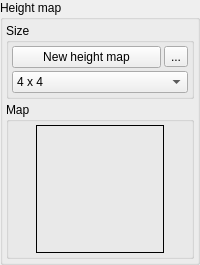
               <widget class="GroupBox" name="groupBox_15">
                <property name="title">
                 <string>Height map</string>
                </property>
                <layout class="QGridLayout" name="gridLayout_30">
                 <property name="leftMargin">
                  <number>3</number>
                 </property>
                 <property name="topMargin">
                  <number>3</number>
                 </property>
                 <property name="rightMargin">
                  <number>3</number>
                 </property>
                 <property name="bottomMargin">
                  <number>3</number>
                 </property>
                 <property name="spacing">
                  <number>3</number>
                 </property>
                 <item row="0" column="0">
                  <widget class="GroupBox" name="groupBox_29">
                   <property name="title">
                    <string>Size</string>
                   </property>
                   <layout class="QGridLayout" name="gridLayout_35">
                    <property name="leftMargin">
                     <number>3</number>
                    </property>
                    <property name="topMargin">
                     <number>3</number>
                    </property>
                    <property name="rightMargin">
                     <number>3</number>
                    </property>
                    <property name="bottomMargin">
                     <number>3</number>
                    </property>
                    <property name="spacing">
                     <number>3</number>
                    </property>
                    <item row="0" column="0">
                     <widget class="QPushButton" name="NewHeightMap">
                      <property name="text">
                       <string>New height map</string>
                      </property>
                     </widget>
                    </item>
                    <item row="0" column="1">
                     <widget class="QToolButton" name="SaveHeightMap">
                      <property name="text">
                       <string>...</string>
                      </property>
                      <property name="icon">
                       <iconset resource="geditor.qrc">
                        <normaloff>:/Resources/MetroStyle/save_as.png</normaloff>:/Resources/MetroStyle/save_as.png</iconset>
                      </property>
                     </widget>
                    </item>
                    <item row="1" column="0" colspan="2">
                     <widget class="QComboBox" name="BaseHeightMapSize">
                      <item>
                       <property name="text">
                        <string>4 x 4</string>
                       </property>
                       <property name="icon">
                        <iconset resource="geditor.qrc">
                         <normaloff>:/Resources/MetroStyle/appbar.arrow.expand.png</normaloff>:/Resources/MetroStyle/appbar.arrow.expand.png</iconset>
                       </property>
                      </item>
                      <item>
                       <property name="text">
                        <string>8 x 8</string>
                       </property>
                       <property name="icon">
                        <iconset resource="geditor.qrc">
                         <normaloff>:/Resources/MetroStyle/appbar.arrow.expand.png</normaloff>:/Resources/MetroStyle/appbar.arrow.expand.png</iconset>
                       </property>
                      </item>
                      <item>
                       <property name="text">
                        <string>16 x 16</string>
                       </property>
                       <property name="icon">
                        <iconset resource="geditor.qrc">
                         <normaloff>:/Resources/MetroStyle/appbar.arrow.expand.png</normaloff>:/Resources/MetroStyle/appbar.arrow.expand.png</iconset>
                       </property>
                      </item>
                      <item>
                       <property name="text">
                        <string>32 x 32</string>
                       </property>
                       <property name="icon">
                        <iconset resource="geditor.qrc">
                         <normaloff>:/Resources/MetroStyle/appbar.arrow.expand.png</normaloff>:/Resources/MetroStyle/appbar.arrow.expand.png</iconset>
                       </property>
                      </item>
                      <item>
                       <property name="text">
                        <string>64 x 64</string>
                       </property>
                       <property name="icon">
                        <iconset resource="geditor.qrc">
                         <normaloff>:/Resources/MetroStyle/appbar.arrow.expand.png</normaloff>:/Resources/MetroStyle/appbar.arrow.expand.png</iconset>
                       </property>
                      </item>
                      <item>
                       <property name="text">
                        <string>128 x 128</string>
                       </property>
                       <property name="icon">
                        <iconset resource="geditor.qrc">
                         <normaloff>:/Resources/MetroStyle/appbar.arrow.expand.png</normaloff>:/Resources/MetroStyle/appbar.arrow.expand.png</iconset>
                       </property>
                      </item>
                      <item>
                       <property name="text">
                        <string>256 x 256</string>
                       </property>
                       <property name="icon">
                        <iconset resource="geditor.qrc">
                         <normaloff>:/Resources/MetroStyle/appbar.arrow.expand.png</normaloff>:/Resources/MetroStyle/appbar.arrow.expand.png</iconset>
                       </property>
                      </item>
                      <item>
                       <property name="text">
                        <string>512 x 512</string>
                       </property>
                       <property name="icon">
                        <iconset resource="geditor.qrc">
                         <normaloff>:/Resources/MetroStyle/appbar.arrow.expand.png</normaloff>:/Resources/MetroStyle/appbar.arrow.expand.png</iconset>
                       </property>
                      </item>
                      <item>
                       <property name="text">
                        <string>1024 x 1024</string>
                       </property>
                       <property name="icon">
                        <iconset resource="geditor.qrc">
                         <normaloff>:/Resources/MetroStyle/appbar.arrow.expand.png</normaloff>:/Resources/MetroStyle/appbar.arrow.expand.png</iconset>
                       </property>
                      </item>
                      <item>
                       <property name="text">
                        <string>2048 x 2048</string>
                       </property>
                       <property name="icon">
                        <iconset resource="geditor.qrc">
                         <normaloff>:/Resources/MetroStyle/appbar.arrow.expand.png</normaloff>:/Resources/MetroStyle/appbar.arrow.expand.png</iconset>
                       </property>
                      </item>
                      <item>
                       <property name="text">
                        <string>4096 x 4096</string>
                       </property>
                       <property name="icon">
                        <iconset resource="geditor.qrc">
                         <normaloff>:/Resources/MetroStyle/appbar.arrow.expand.png</normaloff>:/Resources/MetroStyle/appbar.arrow.expand.png</iconset>
                       </property>
                      </item>
                      <item>
                       <property name="text">
                        <string>8192 x 8192</string>
                       </property>
                       <property name="icon">
                        <iconset resource="geditor.qrc">
                         <normaloff>:/Resources/MetroStyle/appbar.arrow.expand.png</normaloff>:/Resources/MetroStyle/appbar.arrow.expand.png</iconset>
                       </property>
                      </item>
                     </widget>
                    </item>
                   </layout>
                  </widget>
                 </item>
                 <item row="1" column="0">
                  <widget class="GroupBox" name="groupBox">
                   <property name="sizePolicy">
                    <sizepolicy hsizetype="Preferred" vsizetype="Preferred">
                     <horstretch>0</horstretch>
                     <verstretch>0</verstretch>
                    </sizepolicy>
                   </property>
                   <property name="title">
                    <string>Map</string>
                   </property>
                   <layout class="QGridLayout" name="gridLayout_36">
                    <property name="leftMargin">
                     <number>3</number>
                    </property>
                    <property name="topMargin">
                     <number>3</number>
                    </property>
                    <property name="rightMargin">
                     <number>3</number>
                    </property>
                    <property name="bottomMargin">
                     <number>3</number>
                    </property>
                    <property name="spacing">
                     <number>3</number>
                    </property>
                    <item row="1" column="0">
                     <widget class="PictureBox" name="BaseHeightMap">
                      <property name="sizePolicy">
                       <sizepolicy hsizetype="Fixed" vsizetype="Fixed">
                        <horstretch>0</horstretch>
                        <verstretch>0</verstretch>
                       </sizepolicy>
                      </property>
                      <property name="minimumSize">
                       <size>
                        <width>128</width>
                        <height>128</height>
                       </size>
                      </property>
                      <property name="maximumSize">
                       <size>
                        <width>128</width>
                        <height>128</height>
                       </size>
                      </property>
                      <property name="acceptDrops">
                       <bool>true</bool>
                      </property>
                      <property name="frameShape">
                       <enum>QFrame::Box</enum>
                      </property>
                      <property name="scaledContents">
                       <bool>true</bool>
                      </property>
                     </widget>
                    </item>
                   </layout>
                  </widget>
                 </item>
                </layout>
               </widget>
